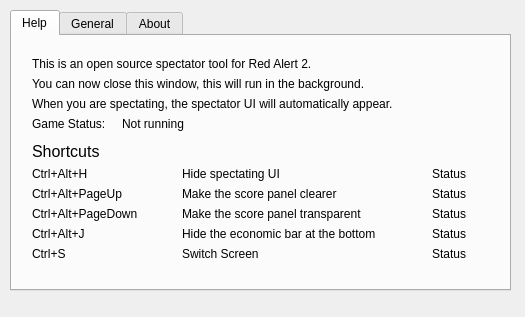
<?xml version="1.0" encoding="UTF-8"?>
<ui version="4.0">
 <class>MainWindow</class>
 <widget class="QMainWindow" name="MainWindow">
  <property name="geometry">
   <rect>
    <x>0</x>
    <y>0</y>
    <width>525</width>
    <height>317</height>
   </rect>
  </property>
  <property name="windowTitle">
   <string>MainWindow</string>
  </property>
  <widget class="QWidget" name="centralwidget">
   <widget class="QTabWidget" name="tabWidget">
    <property name="geometry">
     <rect>
      <x>10</x>
      <y>10</y>
      <width>501</width>
      <height>281</height>
     </rect>
    </property>
    <property name="currentIndex">
     <number>0</number>
    </property>
    <widget class="QWidget" name="Help">
     <attribute name="title">
      <string>Help</string>
     </attribute>
     <widget class="QLabel" name="lb_intro_1">
      <property name="geometry">
       <rect>
        <x>20</x>
        <y>20</y>
        <width>421</width>
        <height>16</height>
       </rect>
      </property>
      <property name="text">
       <string>This is an open source spectator tool for Red Alert 2.</string>
      </property>
     </widget>
     <widget class="QLabel" name="lb_intro_2">
      <property name="geometry">
       <rect>
        <x>20</x>
        <y>40</y>
        <width>431</width>
        <height>16</height>
       </rect>
      </property>
      <property name="text">
       <string>You can now close this window, this will run in the background.</string>
      </property>
     </widget>
     <widget class="QLabel" name="lb_intro_3">
      <property name="geometry">
       <rect>
        <x>20</x>
        <y>60</y>
        <width>431</width>
        <height>16</height>
       </rect>
      </property>
      <property name="text">
       <string>When you are spectating, the spectator UI will automatically appear.</string>
      </property>
     </widget>
     <widget class="QLabel" name="lb_shortcuts_title">
      <property name="geometry">
       <rect>
        <x>20</x>
        <y>100</y>
        <width>111</width>
        <height>31</height>
       </rect>
      </property>
      <property name="font">
       <font>
        <pointsize>12</pointsize>
        <bold>false</bold>
       </font>
      </property>
      <property name="text">
       <string>Shortcuts</string>
      </property>
     </widget>
     <widget class="QLabel" name="lb_sc_1">
      <property name="geometry">
       <rect>
        <x>20</x>
        <y>130</y>
        <width>121</width>
        <height>16</height>
       </rect>
      </property>
      <property name="text">
       <string>Ctrl+Alt+H</string>
      </property>
     </widget>
     <widget class="QLabel" name="lb_sc_d_1">
      <property name="geometry">
       <rect>
        <x>170</x>
        <y>130</y>
        <width>231</width>
        <height>16</height>
       </rect>
      </property>
      <property name="text">
       <string>Hide spectating UI</string>
      </property>
     </widget>
     <widget class="QLabel" name="lb_sc_2">
      <property name="geometry">
       <rect>
        <x>20</x>
        <y>150</y>
        <width>121</width>
        <height>16</height>
       </rect>
      </property>
      <property name="text">
       <string>Ctrl+Alt+PageUp</string>
      </property>
     </widget>
     <widget class="QLabel" name="lb_sc_3">
      <property name="geometry">
       <rect>
        <x>20</x>
        <y>170</y>
        <width>121</width>
        <height>16</height>
       </rect>
      </property>
      <property name="text">
       <string>Ctrl+Alt+PageDown</string>
      </property>
     </widget>
     <widget class="QLabel" name="lb_sc_4">
      <property name="geometry">
       <rect>
        <x>20</x>
        <y>190</y>
        <width>121</width>
        <height>16</height>
       </rect>
      </property>
      <property name="text">
       <string>Ctrl+Alt+J</string>
      </property>
     </widget>
     <widget class="QLabel" name="lb_sc_5">
      <property name="geometry">
       <rect>
        <x>20</x>
        <y>210</y>
        <width>121</width>
        <height>16</height>
       </rect>
      </property>
      <property name="text">
       <string>Ctrl+S</string>
      </property>
     </widget>
     <widget class="QLabel" name="lb_sc_d_2">
      <property name="geometry">
       <rect>
        <x>170</x>
        <y>150</y>
        <width>231</width>
        <height>16</height>
       </rect>
      </property>
      <property name="text">
       <string>Make the score panel clearer</string>
      </property>
     </widget>
     <widget class="QLabel" name="lb_sc_d_3">
      <property name="geometry">
       <rect>
        <x>170</x>
        <y>170</y>
        <width>231</width>
        <height>16</height>
       </rect>
      </property>
      <property name="text">
       <string>Make the score panel transparent</string>
      </property>
     </widget>
     <widget class="QLabel" name="lb_sc_d_4">
      <property name="geometry">
       <rect>
        <x>170</x>
        <y>190</y>
        <width>231</width>
        <height>16</height>
       </rect>
      </property>
      <property name="text">
       <string>Hide the economic bar at the bottom</string>
      </property>
     </widget>
     <widget class="QLabel" name="lb_sc_d_5">
      <property name="geometry">
       <rect>
        <x>170</x>
        <y>210</y>
        <width>231</width>
        <height>16</height>
       </rect>
      </property>
      <property name="text">
       <string>Switch Screen</string>
      </property>
     </widget>
     <widget class="QLabel" name="lb_status_1">
      <property name="geometry">
       <rect>
        <x>420</x>
        <y>130</y>
        <width>61</width>
        <height>16</height>
       </rect>
      </property>
      <property name="text">
       <string>Status</string>
      </property>
     </widget>
     <widget class="QLabel" name="lb_status_2">
      <property name="geometry">
       <rect>
        <x>420</x>
        <y>150</y>
        <width>61</width>
        <height>16</height>
       </rect>
      </property>
      <property name="text">
       <string>Status</string>
      </property>
     </widget>
     <widget class="QLabel" name="lb_status_3">
      <property name="geometry">
       <rect>
        <x>420</x>
        <y>170</y>
        <width>61</width>
        <height>16</height>
       </rect>
      </property>
      <property name="text">
       <string>Status</string>
      </property>
     </widget>
     <widget class="QLabel" name="lb_status_4">
      <property name="geometry">
       <rect>
        <x>420</x>
        <y>190</y>
        <width>61</width>
        <height>16</height>
       </rect>
      </property>
      <property name="text">
       <string>Status</string>
      </property>
     </widget>
     <widget class="QLabel" name="lb_status_5">
      <property name="geometry">
       <rect>
        <x>420</x>
        <y>210</y>
        <width>61</width>
        <height>16</height>
       </rect>
      </property>
      <property name="text">
       <string>Status</string>
      </property>
     </widget>
     <widget class="QLabel" name="lb_gamestatus">
      <property name="geometry">
       <rect>
        <x>20</x>
        <y>80</y>
        <width>81</width>
        <height>16</height>
       </rect>
      </property>
      <property name="text">
       <string>Game Status: </string>
      </property>
     </widget>
     <widget class="QLabel" name="lb_running">
      <property name="geometry">
       <rect>
        <x>110</x>
        <y>80</y>
        <width>81</width>
        <height>16</height>
       </rect>
      </property>
      <property name="text">
       <string>Not running</string>
      </property>
     </widget>
    </widget>
    <widget class="QWidget" name="General">
     <attribute name="title">
      <string>General</string>
     </attribute>
     <widget class="QRadioButton" name="rb_Chinese">
      <property name="geometry">
       <rect>
        <x>170</x>
        <y>20</y>
        <width>97</width>
        <height>22</height>
       </rect>
      </property>
      <property name="text">
       <string>简体中文</string>
      </property>
     </widget>
     <widget class="QRadioButton" name="rb_English">
      <property name="geometry">
       <rect>
        <x>260</x>
        <y>20</y>
        <width>97</width>
        <height>22</height>
       </rect>
      </property>
      <property name="text">
       <string>English</string>
      </property>
     </widget>
     <widget class="QLabel" name="lb_language">
      <property name="geometry">
       <rect>
        <x>20</x>
        <y>20</y>
        <width>121</width>
        <height>21</height>
       </rect>
      </property>
      <property name="text">
       <string>Language:</string>
      </property>
     </widget>
     <widget class="QPushButton" name="btn_reload">
      <property name="geometry">
       <rect>
        <x>350</x>
        <y>20</y>
        <width>71</width>
        <height>21</height>
       </rect>
      </property>
      <property name="text">
       <string>重新加载</string>
      </property>
     </widget>
     <widget class="QSlider" name="hs_opacity">
      <property name="geometry">
       <rect>
        <x>170</x>
        <y>64</y>
        <width>151</width>
        <height>16</height>
       </rect>
      </property>
      <property name="orientation">
       <enum>Qt::Horizontal</enum>
      </property>
     </widget>
     <widget class="QLabel" name="lb_opacity">
      <property name="geometry">
       <rect>
        <x>20</x>
        <y>60</y>
        <width>131</width>
        <height>21</height>
       </rect>
      </property>
      <property name="text">
       <string>Scoreboard Opacity:</string>
      </property>
     </widget>
     <widget class="QLabel" name="lb_preview">
      <property name="geometry">
       <rect>
        <x>340</x>
        <y>50</y>
        <width>141</width>
        <height>81</height>
       </rect>
      </property>
      <property name="text">
       <string/>
      </property>
     </widget>
     <widget class="QLabel" name="lb_opacity_2">
      <property name="geometry">
       <rect>
        <x>20</x>
        <y>100</y>
        <width>131</width>
        <height>21</height>
       </rect>
      </property>
      <property name="text">
       <string>Sidepanel Color:</string>
      </property>
     </widget>
     <widget class="QPushButton" name="btn_sidebar">
      <property name="geometry">
       <rect>
        <x>170</x>
        <y>100</y>
        <width>71</width>
        <height>21</height>
       </rect>
      </property>
      <property name="text">
       <string>Choose</string>
      </property>
     </widget>
     <widget class="QPushButton" name="btn_sidebar_reset">
      <property name="geometry">
       <rect>
        <x>250</x>
        <y>100</y>
        <width>71</width>
        <height>21</height>
       </rect>
      </property>
      <property name="text">
       <string>Reset</string>
      </property>
     </widget>
     <widget class="QLabel" name="lb_scoreboard">
      <property name="geometry">
       <rect>
        <x>20</x>
        <y>188</y>
        <width>81</width>
        <height>21</height>
       </rect>
      </property>
      <property name="text">
       <string>Scoreboard:</string>
      </property>
     </widget>
     <widget class="QSpinBox" name="sb_p1score">
      <property name="geometry">
       <rect>
        <x>340</x>
        <y>188</y>
        <width>42</width>
        <height>21</height>
       </rect>
      </property>
     </widget>
     <widget class="QSpinBox" name="sb_p2score">
      <property name="geometry">
       <rect>
        <x>340</x>
        <y>218</y>
        <width>42</width>
        <height>21</height>
       </rect>
      </property>
     </widget>
     <widget class="QPushButton" name="btn_updateplayer">
      <property name="geometry">
       <rect>
        <x>400</x>
        <y>190</y>
        <width>81</width>
        <height>51</height>
       </rect>
      </property>
      <property name="text">
       <string>Update</string>
      </property>
     </widget>
     <widget class="QLineEdit" name="le_p1nickname">
      <property name="geometry">
       <rect>
        <x>110</x>
        <y>188</y>
        <width>141</width>
        <height>21</height>
       </rect>
      </property>
     </widget>
     <widget class="QLineEdit" name="le_p1playername">
      <property name="geometry">
       <rect>
        <x>260</x>
        <y>188</y>
        <width>71</width>
        <height>21</height>
       </rect>
      </property>
     </widget>
     <widget class="QLineEdit" name="le_p2nickname">
      <property name="geometry">
       <rect>
        <x>110</x>
        <y>218</y>
        <width>141</width>
        <height>21</height>
       </rect>
      </property>
     </widget>
     <widget class="QLineEdit" name="le_p2playername">
      <property name="geometry">
       <rect>
        <x>260</x>
        <y>218</y>
        <width>71</width>
        <height>21</height>
       </rect>
      </property>
     </widget>
     <widget class="QLabel" name="lb_nickname">
      <property name="geometry">
       <rect>
        <x>110</x>
        <y>160</y>
        <width>141</width>
        <height>20</height>
       </rect>
      </property>
      <property name="text">
       <string>Nickname</string>
      </property>
      <property name="alignment">
       <set>Qt::AlignCenter</set>
      </property>
     </widget>
     <widget class="QLabel" name="lb_playername">
      <property name="geometry">
       <rect>
        <x>260</x>
        <y>160</y>
        <width>71</width>
        <height>20</height>
       </rect>
      </property>
      <property name="text">
       <string>Playername</string>
      </property>
      <property name="alignment">
       <set>Qt::AlignCenter</set>
      </property>
     </widget>
     <widget class="QLabel" name="lb_score">
      <property name="geometry">
       <rect>
        <x>340</x>
        <y>160</y>
        <width>41</width>
        <height>20</height>
       </rect>
      </property>
      <property name="text">
       <string>Score</string>
      </property>
      <property name="alignment">
       <set>Qt::AlignCenter</set>
      </property>
     </widget>
    </widget>
    <widget class="QWidget" name="About">
     <attribute name="title">
      <string>About</string>
     </attribute>
     <widget class="QLabel" name="lb_bigicon">
      <property name="geometry">
       <rect>
        <x>20</x>
        <y>30</y>
        <width>171</width>
        <height>171</height>
       </rect>
      </property>
      <property name="text">
       <string/>
      </property>
      <property name="pixmap">
       <pixmap resource="resources.qrc">:/icon/assets/icons/icon_highres.png</pixmap>
      </property>
      <property name="scaledContents">
       <bool>true</bool>
      </property>
     </widget>
     <widget class="QLabel" name="lb_name">
      <property name="geometry">
       <rect>
        <x>210</x>
        <y>70</y>
        <width>211</width>
        <height>41</height>
       </rect>
      </property>
      <property name="text">
       <string>Open_Ra2ob_qt6</string>
      </property>
     </widget>
     <widget class="QLabel" name="lb_version">
      <property name="geometry">
       <rect>
        <x>210</x>
        <y>110</y>
        <width>181</width>
        <height>16</height>
       </rect>
      </property>
      <property name="text">
       <string>Version: 0.1.6 alpha</string>
      </property>
     </widget>
     <widget class="QLabel" name="lb_author">
      <property name="geometry">
       <rect>
        <x>210</x>
        <y>130</y>
        <width>191</width>
        <height>16</height>
       </rect>
      </property>
      <property name="text">
       <string>Author: wudi7mi@gmail.com</string>
      </property>
     </widget>
     <widget class="QLabel" name="lb_feedback">
      <property name="geometry">
       <rect>
        <x>270</x>
        <y>150</y>
        <width>71</width>
        <height>16</height>
       </rect>
      </property>
      <property name="text">
       <string>feedback</string>
      </property>
      <property name="openExternalLinks">
       <bool>true</bool>
      </property>
     </widget>
     <widget class="QLabel" name="lb_bilibili">
      <property name="geometry">
       <rect>
        <x>350</x>
        <y>150</y>
        <width>71</width>
        <height>16</height>
       </rect>
      </property>
      <property name="text">
       <string>bilibili</string>
      </property>
      <property name="openExternalLinks">
       <bool>true</bool>
      </property>
     </widget>
     <widget class="QLabel" name="lb_github">
      <property name="geometry">
       <rect>
        <x>210</x>
        <y>150</y>
        <width>71</width>
        <height>16</height>
       </rect>
      </property>
      <property name="text">
       <string>github</string>
      </property>
      <property name="openExternalLinks">
       <bool>true</bool>
      </property>
     </widget>
     <widget class="QLabel" name="lb_qt">
      <property name="geometry">
       <rect>
        <x>440</x>
        <y>10</y>
        <width>46</width>
        <height>51</height>
       </rect>
      </property>
      <property name="text">
       <string/>
      </property>
      <property name="pixmap">
       <pixmap resource="resources.qrc">:/icon/assets/icons/icon_builtwithqt.png</pixmap>
      </property>
      <property name="scaledContents">
       <bool>true</bool>
      </property>
      <property name="wordWrap">
       <bool>false</bool>
      </property>
     </widget>
    </widget>
   </widget>
  </widget>
  <widget class="QMenuBar" name="menubar">
   <property name="geometry">
    <rect>
     <x>0</x>
     <y>0</y>
     <width>525</width>
     <height>20</height>
    </rect>
   </property>
  </widget>
 </widget>
 <resources>
  <include location="resources.qrc"/>
 </resources>
 <connections/>
</ui>
